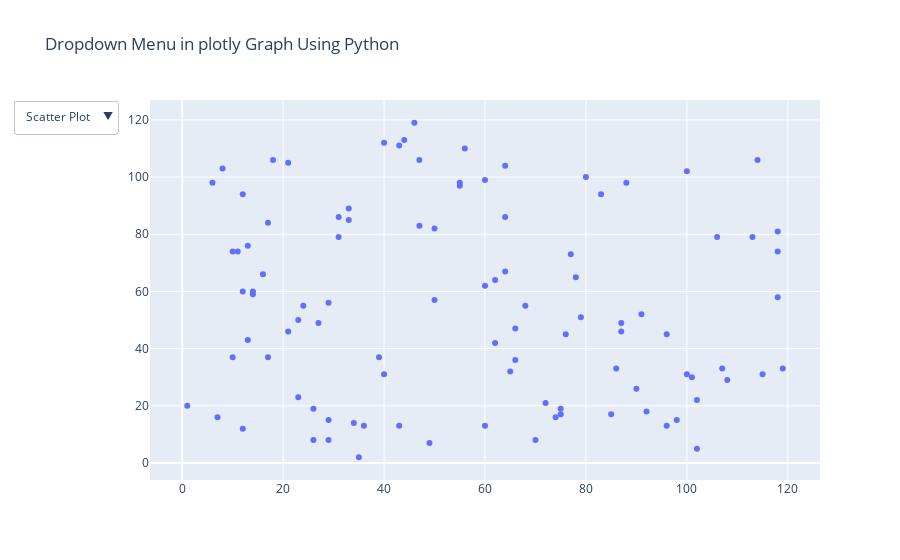

The notebook cell this image was saved under:
### Code cell
# get the persona distribution of males
male_data = final_merged[final_merged['actor_gender'] == 'M']
female_data = final_merged[final_merged['actor_gender'] == 'M']

### Figure 1 — Plotly figure (JSON) as saved in the notebook; plotly's stock layout.template omitted (floating-point values rounded to 4 significant figures)
{"data": [{"mode": "markers", "type": "scatter", "x": [118, 29, 12, 14, 24, 87, 29, 33, 70, 107, 12, 92, 36, 100, 98, 100, 34, 6, 114, 17, 12, 113, 55, 47, 43, 62, 46, 80, 55, 77, 64, 40, 101, 23, 72, 40, 8, 64, 21, 35, 118, 44, 79, 85, 75, 65, 60, 64, 66, 115, 102, 83, 7, 26, 87, 16, 96, 86, 27, 1, 91, 39, 31, 50, 10, 88, 18, 106, 75, 119, 26, 90, 96, 11, 14, 66, 118, 47, 60, 13, 21, 76, 43, 10, 17, 23, 13, 29, 68, 56, 49, 108, 31, 62, 33, 74, 102, 78, 50, 60], "y": [58, 56, 60, 60, 55, 46, 8, 85, 8, 33, 94, 18, 13, 102, 15, 31, 14, 98, 106, 37, 12, 79, 97, 106, 111, 64, 119, 100, 98, 73, 104, 31, 30, 23, 21, 112, 103, 86, 105, 2, 81, 113, 51, 17, 19, 32, 13, 67, 36, 31, 5, 94, 16, 8, 49, 66, 13, 33, 49, 20, 52, 37, 86, 82, 37, 98, 106, 79, 17, 33, 19, 26, 45, 74, 59, 47, 74, 83, 62, 76, 46, 45, 13, 74, 84, 50, 43, 15, 55, 110, 7, 29, 79, 42, 89, 16, 22, 65, 57, 99]}], "layout": {"title": {"text": "Dropdown Menu in plotly Graph Using Python"}, "updatemenus": [{"buttons": [{"args": ["type", "scatter"], "label": "Scatter Plot", "method": "restyle"}, {"args": ["type", "box"], "label": "Box Plot", "method": "restyle"}, {"args": ["type", "bar"], "label": "Bar Plot", "method": "restyle"}], "direction": "down"}]}}
